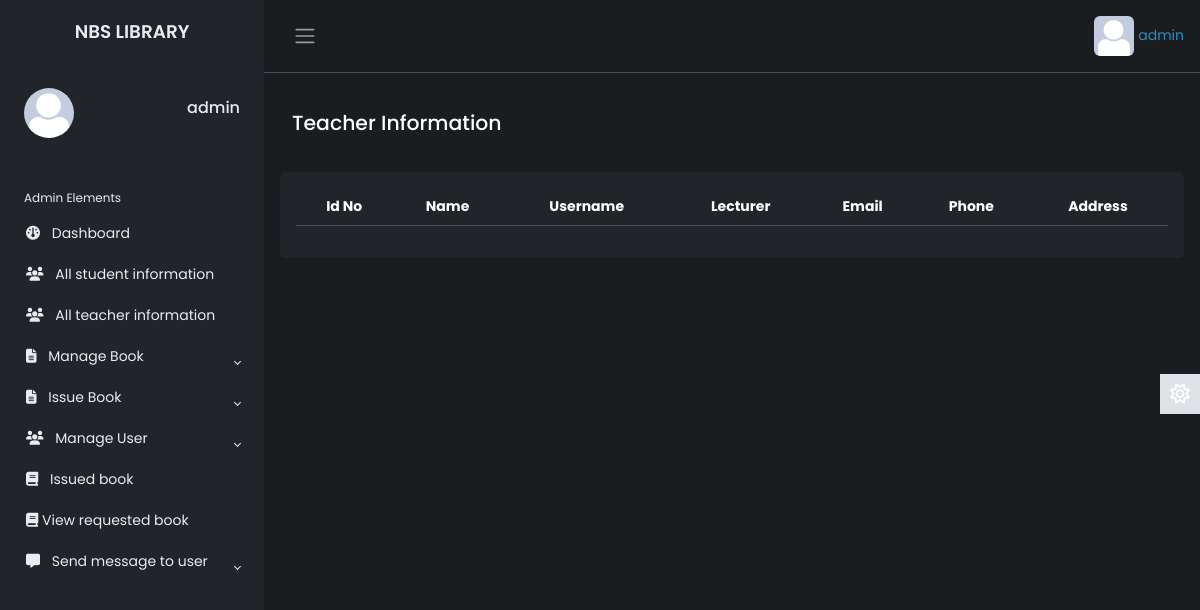
The page /Source/librarian/all-teacher-info.php (signed in) on the database as committed earlier.
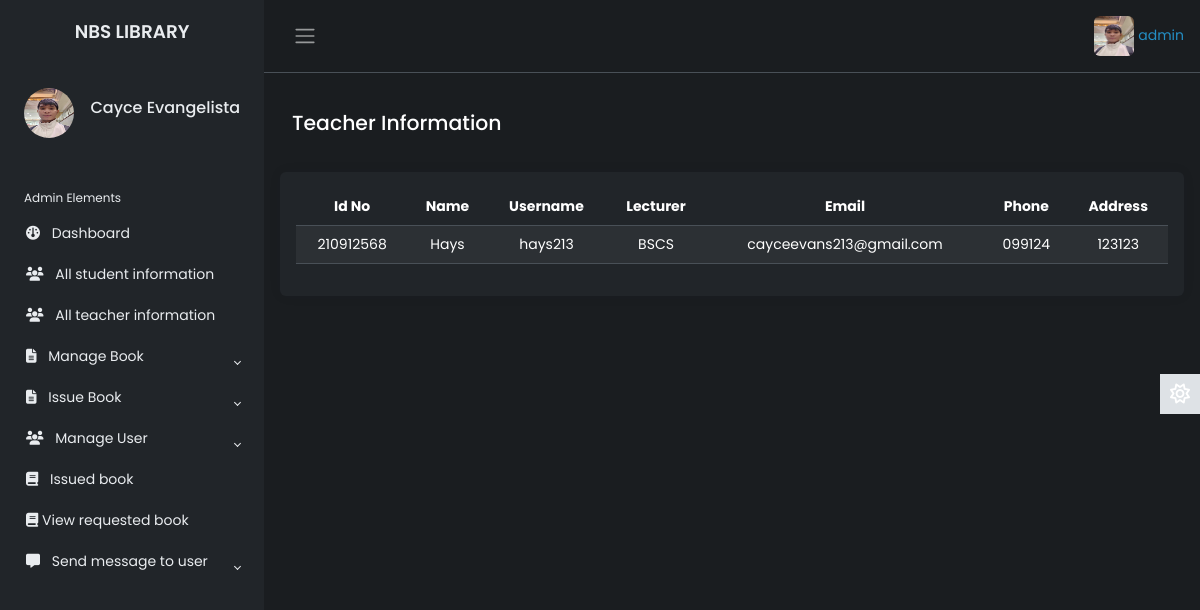
The same page on the database as committed later.
### tables this page shows
CREATE TABLE `lib_registration` (
  `id` int(2) NOT NULL,
  `name` varchar(50) NOT NULL,
  `username` varchar(20) NOT NULL,
  `password` varchar(20) NOT NULL,
  `email` varchar(50) NOT NULL,
  `phone` varchar(20) NOT NULL,
  `address` varchar(100) NOT NULL,
  `photo` varchar(500) NOT NULL,
  `status` varchar(7) NOT NULL
);

CREATE TABLE `t_registration` (
  `id` int(10) NOT NULL,
  `name` varchar(50) NOT NULL,
  `username` varchar(50) NOT NULL,
  `password` varchar(50) NOT NULL,
  `lecturer` varchar(50) NOT NULL,
  `email` varchar(50) NOT NULL,
  `phone` varchar(20) NOT NULL,
  `idno` varchar(20) NOT NULL,
  `address` varchar(100) NOT NULL,
  `utype` varchar(7) NOT NULL,
  `photo` varchar(500) NOT NULL,
  `status` varchar(7) NOT NULL,
  `vkey` varchar(250) NOT NULL,
  `verified` varchar(3) NOT NULL
);

### Source/librarian/all-teacher-info.php (the view, shortened to what the changed rows need)
       <?php
   include 'inc/connection.php';
   include 'inc/header.php';
?>
           <main class="content px-3 py-2">
           <br>
           <div class="card border-0">
                       <div class="card-body">
                       <table id="dtBasicExample" class="table table-hover text-center table-striped text-center">
                                   <thead>
                                        <tr>
                                            <th>Id No</th>
                                            <th>Name</th>
                                            <th>Username</th>
                                            <th>Lecturer</th>
                                            <th>Email</th>
                                            <th>Phone</th>
                                            <th>Address</th>
                                        </tr>
                                   </thead>
                                   <tbody>
                                       <?php
                                            $res= mysqli_query($link, "select * from t_registration");
                                            while ($row=mysqli_fetch_array($res)) {
                                               echo "<tr>";
                                               echo "<td>"; echo $row["idno"]; echo "</td>";
                                               echo "<td>"; echo $row["name"]; echo "</td>";
                                               echo "<td>"; echo $row["username"]; echo "</td>";
                                               echo "<td>"; echo $row["lecturer"]; echo "</td>";
                                               echo "<td>"; echo $row["email"]; echo "</td>";
                                               echo "<td>"; echo $row["phone"]; echo "</td>";
                                               echo "<td>"; echo $row["address"]; echo "</td>";
                                               echo "</tr>";
                                           }
                                       ?>
                                   </tbody>
                               </table>
                       </div>
                   </div>
           </main>

### Source/librarian/inc/header.php (shortened to what the changed rows need)
<?php
    include 'inc/connection.php';
 ?>
<!DOCTYPE html>
<html lang="en" data-bs-theme="dark">
<head>
    <link rel="stylesheet" href="https://cdn.jsdelivr.net/npm/bootstrap@5.3.0-alpha2/dist/css/bootstrap.min.css">
    <link href="https://cdn.jsdelivr.net/npm/bootstrap@5.3.3/dist/css/bootstrap.min.css" rel="stylesheet">
    <link rel="stylesheet" href="inc/css/custom1.css">
    <link rel="stylesheet" href="inc/css/animate.css">
</head>
<body>
    <div class="wrapper">
    <aside id="sidebar" class="js-sidebar">
            <div class="h-100">
                <ul class="sidebar-nav">
                    <li class="sidebar-header">
                        <span>
                        <?php
                            $res = mysqli_query($link, "select * from lib_registration where username='".$_SESSION['username']."'");
                            while ($row = mysqli_fetch_array($res)){
                                ?><img src="<?php echo $row["photo"]; ?> " height="50px" width="50px" alt="something wrong" class="rounded-circle"></a> <?php
                            }
                        ?>
                        </span>
                        <h6 style="float: right; margin-top: 10px;">
							<?php
								$res = mysqli_query($link, "select * from lib_registration where username='".$_SESSION['username']."'");
								while ($row = mysqli_fetch_array($res)){
								$name  =  $row["name"];
								echo $name;
								}
							?>
            			</h6>
                    </li>
                    <br>
                </ul>
            </div>
        </aside>
        <div class="main">
            <nav class="navbar navbar-expand px-3 border-bottom">
                <div class="navbar-collapse navbar">
                    <ul class="navbar-nav">
                        <li class="nav-item dropdown">
								<?php
                                     $res = mysqli_query($link, "select * from lib_registration where username='".$_SESSION['username']."'");
                                     while ($row = mysqli_fetch_array($res)){
                                         ?><a href="#" data-bs-toggle="dropdown" class="nav-icon pe-md-0"><img src="<?php echo $row["photo"]; ?>" alt=""class="avatar img-fluid rounded"> <span style="color:#248fc5"><?php echo $_SESSION["username"]; ?></span></a> <?php
                                     }
                                ?>
                        </li>
                    </ul>
                </div>
            </nav>
</body>
</html>

Rows that differ between the two databases and show on the page:
changed lib_registration: photo: a different picture; name "admin" → "Cayce Evangelista"
added t_registration: idno "210912568", name "Hays", username "hays213", lecturer "BSCS", email "cayceevans213@gmail.com", phone "099124", address "123123"
